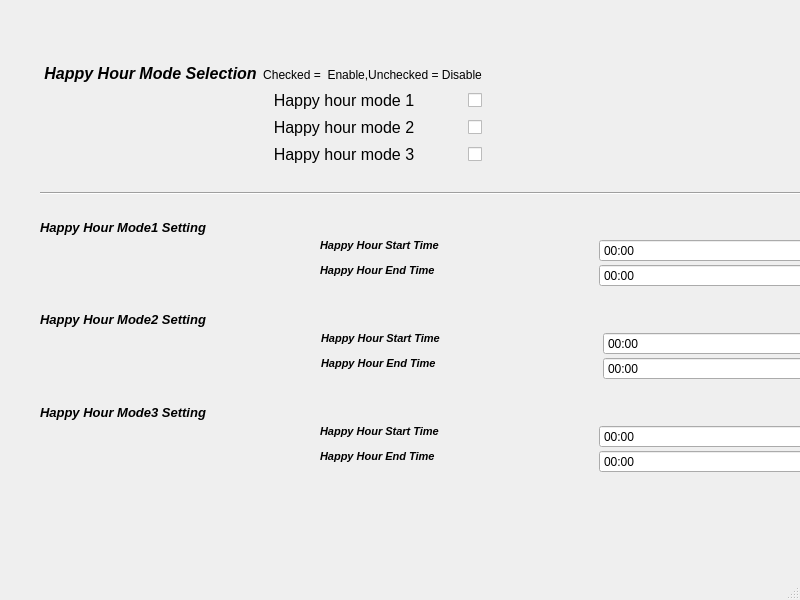
<?xml version="1.0" encoding="UTF-8"?>
<ui version="4.0">
 <class>wbsdHappyHour</class>
 <widget class="QMainWindow" name="wbsdHappyHour">
  <property name="geometry">
   <rect>
    <x>0</x>
    <y>0</y>
    <width>800</width>
    <height>600</height>
   </rect>
  </property>
  <property name="windowTitle">
   <string>Happy hour setting</string>
  </property>
  <widget class="QWidget" name="centralwidget">
   <widget class="QWidget" name="verticalLayoutWidget">
    <property name="geometry">
     <rect>
      <x>40</x>
      <y>40</y>
      <width>878</width>
      <height>461</height>
     </rect>
    </property>
    <layout class="QVBoxLayout" name="verticalLayout">
     <property name="spacing">
      <number>1</number>
     </property>
     <item>
      <layout class="QGridLayout" name="gridLayout1">
       <property name="sizeConstraint">
        <enum>QLayout::SetDefaultConstraint</enum>
       </property>
       <property name="verticalSpacing">
        <number>2</number>
       </property>
       <item row="1" column="1">
        <widget class="QCheckBox" name="chb_mode1">
         <property name="font">
          <font>
           <pointsize>12</pointsize>
          </font>
         </property>
         <property name="layoutDirection">
          <enum>Qt::RightToLeft</enum>
         </property>
         <property name="autoFillBackground">
          <bool>false</bool>
         </property>
         <property name="text">
          <string>Happy hour mode 1           </string>
         </property>
         <property name="tristate">
          <bool>false</bool>
         </property>
        </widget>
       </item>
       <item row="2" column="1">
        <widget class="QCheckBox" name="chb_mode2">
         <property name="font">
          <font>
           <pointsize>12</pointsize>
          </font>
         </property>
         <property name="layoutDirection">
          <enum>Qt::RightToLeft</enum>
         </property>
         <property name="text">
          <string>Happy hour mode 2           </string>
         </property>
        </widget>
       </item>
       <item row="3" column="1">
        <widget class="QCheckBox" name="chb_mode3">
         <property name="font">
          <font>
           <pointsize>12</pointsize>
          </font>
         </property>
         <property name="layoutDirection">
          <enum>Qt::RightToLeft</enum>
         </property>
         <property name="text">
          <string>Happy hour mode 3           </string>
         </property>
        </widget>
       </item>
       <item row="1" column="2">
        <spacer name="horizontalSpacer_2">
         <property name="orientation">
          <enum>Qt::Horizontal</enum>
         </property>
         <property name="sizeHint" stdset="0">
          <size>
           <width>40</width>
           <height>20</height>
          </size>
         </property>
        </spacer>
       </item>
       <item row="0" column="1">
        <widget class="QLabel" name="label_11">
         <property name="text">
          <string>Checked =  Enable,Unchecked = Disable</string>
         </property>
         <property name="alignment">
          <set>Qt::AlignCenter</set>
         </property>
        </widget>
       </item>
       <item row="0" column="0">
        <widget class="QLabel" name="label">
         <property name="sizePolicy">
          <sizepolicy hsizetype="Preferred" vsizetype="Fixed">
           <horstretch>0</horstretch>
           <verstretch>0</verstretch>
          </sizepolicy>
         </property>
         <property name="minimumSize">
          <size>
           <width>0</width>
           <height>22</height>
          </size>
         </property>
         <property name="font">
          <font>
           <pointsize>12</pointsize>
           <weight>75</weight>
           <italic>true</italic>
           <bold>true</bold>
          </font>
         </property>
         <property name="text">
          <string> Happy Hour Mode Selection </string>
         </property>
         <property name="textFormat">
          <enum>Qt::AutoText</enum>
         </property>
         <property name="scaledContents">
          <bool>false</bool>
         </property>
         <property name="alignment">
          <set>Qt::AlignLeading|Qt::AlignLeft|Qt::AlignTop</set>
         </property>
         <property name="wordWrap">
          <bool>false</bool>
         </property>
         <property name="margin">
          <number>-1</number>
         </property>
        </widget>
       </item>
      </layout>
     </item>
     <item>
      <widget class="Line" name="line">
       <property name="orientation">
        <enum>Qt::Horizontal</enum>
       </property>
      </widget>
     </item>
     <item>
      <layout class="QGridLayout" name="gridLayout2">
       <property name="verticalSpacing">
        <number>2</number>
       </property>
       <item row="2" column="1">
        <widget class="QLabel" name="label_4">
         <property name="font">
          <font>
           <pointsize>8</pointsize>
           <weight>75</weight>
           <italic>true</italic>
           <bold>true</bold>
          </font>
         </property>
         <property name="text">
          <string>Happy Hour End Time</string>
         </property>
         <property name="textFormat">
          <enum>Qt::AutoText</enum>
         </property>
         <property name="scaledContents">
          <bool>false</bool>
         </property>
         <property name="alignment">
          <set>Qt::AlignLeading|Qt::AlignLeft|Qt::AlignTop</set>
         </property>
         <property name="wordWrap">
          <bool>false</bool>
         </property>
         <property name="margin">
          <number>-1</number>
         </property>
        </widget>
       </item>
       <item row="0" column="0">
        <widget class="QLabel" name="label_2">
         <property name="sizePolicy">
          <sizepolicy hsizetype="Preferred" vsizetype="Fixed">
           <horstretch>0</horstretch>
           <verstretch>0</verstretch>
          </sizepolicy>
         </property>
         <property name="minimumSize">
          <size>
           <width>0</width>
           <height>17</height>
          </size>
         </property>
         <property name="font">
          <font>
           <pointsize>10</pointsize>
           <weight>75</weight>
           <italic>true</italic>
           <bold>true</bold>
          </font>
         </property>
         <property name="text">
          <string>Happy Hour Mode1 Setting</string>
         </property>
         <property name="textFormat">
          <enum>Qt::AutoText</enum>
         </property>
         <property name="scaledContents">
          <bool>false</bool>
         </property>
         <property name="alignment">
          <set>Qt::AlignLeading|Qt::AlignLeft|Qt::AlignTop</set>
         </property>
         <property name="wordWrap">
          <bool>false</bool>
         </property>
         <property name="margin">
          <number>-1</number>
         </property>
        </widget>
       </item>
       <item row="1" column="1">
        <widget class="QLabel" name="label_3">
         <property name="font">
          <font>
           <pointsize>8</pointsize>
           <weight>75</weight>
           <italic>true</italic>
           <bold>true</bold>
          </font>
         </property>
         <property name="text">
          <string>Happy Hour Start Time</string>
         </property>
         <property name="textFormat">
          <enum>Qt::AutoText</enum>
         </property>
         <property name="scaledContents">
          <bool>false</bool>
         </property>
         <property name="alignment">
          <set>Qt::AlignLeading|Qt::AlignLeft|Qt::AlignTop</set>
         </property>
         <property name="wordWrap">
          <bool>false</bool>
         </property>
         <property name="margin">
          <number>-1</number>
         </property>
        </widget>
       </item>
       <item row="1" column="2">
        <widget class="QTimeEdit" name="mode1_tes">
         <property name="displayFormat">
          <string>HH:mm</string>
         </property>
        </widget>
       </item>
       <item row="2" column="2">
        <widget class="QTimeEdit" name="mode1_tee">
         <property name="displayFormat">
          <string>HH:mm</string>
         </property>
        </widget>
       </item>
       <item row="1" column="3">
        <spacer name="horizontalSpacer">
         <property name="orientation">
          <enum>Qt::Horizontal</enum>
         </property>
         <property name="sizeType">
          <enum>QSizePolicy::Minimum</enum>
         </property>
         <property name="sizeHint" stdset="0">
          <size>
           <width>40</width>
           <height>20</height>
          </size>
         </property>
        </spacer>
       </item>
      </layout>
     </item>
     <item>
      <layout class="QGridLayout" name="gridLayout3">
       <property name="horizontalSpacing">
        <number>6</number>
       </property>
       <property name="verticalSpacing">
        <number>2</number>
       </property>
       <item row="1" column="1">
        <widget class="QLabel" name="label_5">
         <property name="font">
          <font>
           <pointsize>8</pointsize>
           <weight>75</weight>
           <italic>true</italic>
           <bold>true</bold>
          </font>
         </property>
         <property name="text">
          <string>Happy Hour Start Time</string>
         </property>
         <property name="textFormat">
          <enum>Qt::AutoText</enum>
         </property>
         <property name="scaledContents">
          <bool>false</bool>
         </property>
         <property name="alignment">
          <set>Qt::AlignLeading|Qt::AlignLeft|Qt::AlignTop</set>
         </property>
         <property name="wordWrap">
          <bool>false</bool>
         </property>
         <property name="margin">
          <number>-1</number>
         </property>
        </widget>
       </item>
       <item row="1" column="2">
        <widget class="QTimeEdit" name="mode2_tes">
         <property name="displayFormat">
          <string>HH:mm</string>
         </property>
        </widget>
       </item>
       <item row="0" column="0">
        <widget class="QLabel" name="label_6">
         <property name="sizePolicy">
          <sizepolicy hsizetype="Preferred" vsizetype="Fixed">
           <horstretch>0</horstretch>
           <verstretch>0</verstretch>
          </sizepolicy>
         </property>
         <property name="minimumSize">
          <size>
           <width>0</width>
           <height>18</height>
          </size>
         </property>
         <property name="font">
          <font>
           <pointsize>10</pointsize>
           <weight>75</weight>
           <italic>true</italic>
           <bold>true</bold>
          </font>
         </property>
         <property name="text">
          <string>Happy Hour Mode2 Setting</string>
         </property>
         <property name="textFormat">
          <enum>Qt::AutoText</enum>
         </property>
         <property name="scaledContents">
          <bool>false</bool>
         </property>
         <property name="alignment">
          <set>Qt::AlignLeading|Qt::AlignLeft|Qt::AlignTop</set>
         </property>
         <property name="wordWrap">
          <bool>false</bool>
         </property>
         <property name="margin">
          <number>-1</number>
         </property>
        </widget>
       </item>
       <item row="2" column="2">
        <widget class="QTimeEdit" name="mod2_tee">
         <property name="displayFormat">
          <string>HH:mm</string>
         </property>
        </widget>
       </item>
       <item row="2" column="1">
        <widget class="QLabel" name="label_7">
         <property name="font">
          <font>
           <pointsize>8</pointsize>
           <weight>75</weight>
           <italic>true</italic>
           <bold>true</bold>
          </font>
         </property>
         <property name="text">
          <string>Happy Hour End Time</string>
         </property>
         <property name="textFormat">
          <enum>Qt::AutoText</enum>
         </property>
         <property name="scaledContents">
          <bool>false</bool>
         </property>
         <property name="alignment">
          <set>Qt::AlignLeading|Qt::AlignLeft|Qt::AlignTop</set>
         </property>
         <property name="wordWrap">
          <bool>false</bool>
         </property>
         <property name="margin">
          <number>-1</number>
         </property>
        </widget>
       </item>
       <item row="1" column="3">
        <spacer name="horizontalSpacer_3">
         <property name="orientation">
          <enum>Qt::Horizontal</enum>
         </property>
         <property name="sizeType">
          <enum>QSizePolicy::Minimum</enum>
         </property>
         <property name="sizeHint" stdset="0">
          <size>
           <width>40</width>
           <height>20</height>
          </size>
         </property>
        </spacer>
       </item>
      </layout>
     </item>
     <item>
      <layout class="QGridLayout" name="gridLayout4">
       <property name="verticalSpacing">
        <number>2</number>
       </property>
       <item row="1" column="1">
        <widget class="QLabel" name="label_8">
         <property name="font">
          <font>
           <pointsize>8</pointsize>
           <weight>75</weight>
           <italic>true</italic>
           <bold>true</bold>
          </font>
         </property>
         <property name="text">
          <string>Happy Hour Start Time</string>
         </property>
         <property name="textFormat">
          <enum>Qt::AutoText</enum>
         </property>
         <property name="scaledContents">
          <bool>false</bool>
         </property>
         <property name="alignment">
          <set>Qt::AlignLeading|Qt::AlignLeft|Qt::AlignTop</set>
         </property>
         <property name="wordWrap">
          <bool>false</bool>
         </property>
         <property name="margin">
          <number>-1</number>
         </property>
        </widget>
       </item>
       <item row="1" column="2">
        <widget class="QTimeEdit" name="mod3_tes">
         <property name="displayFormat">
          <string>HH:mm</string>
         </property>
        </widget>
       </item>
       <item row="0" column="0">
        <widget class="QLabel" name="label_9">
         <property name="sizePolicy">
          <sizepolicy hsizetype="Preferred" vsizetype="Fixed">
           <horstretch>0</horstretch>
           <verstretch>0</verstretch>
          </sizepolicy>
         </property>
         <property name="minimumSize">
          <size>
           <width>0</width>
           <height>18</height>
          </size>
         </property>
         <property name="font">
          <font>
           <pointsize>10</pointsize>
           <weight>75</weight>
           <italic>true</italic>
           <bold>true</bold>
          </font>
         </property>
         <property name="text">
          <string>Happy Hour Mode3 Setting</string>
         </property>
         <property name="textFormat">
          <enum>Qt::AutoText</enum>
         </property>
         <property name="scaledContents">
          <bool>false</bool>
         </property>
         <property name="alignment">
          <set>Qt::AlignLeading|Qt::AlignLeft|Qt::AlignTop</set>
         </property>
         <property name="wordWrap">
          <bool>false</bool>
         </property>
         <property name="margin">
          <number>-1</number>
         </property>
        </widget>
       </item>
       <item row="2" column="2">
        <widget class="QTimeEdit" name="mod3_tee">
         <property name="displayFormat">
          <string>HH:mm</string>
         </property>
        </widget>
       </item>
       <item row="2" column="1">
        <widget class="QLabel" name="label_10">
         <property name="font">
          <font>
           <pointsize>8</pointsize>
           <weight>75</weight>
           <italic>true</italic>
           <bold>true</bold>
          </font>
         </property>
         <property name="text">
          <string>Happy Hour End Time</string>
         </property>
         <property name="textFormat">
          <enum>Qt::AutoText</enum>
         </property>
         <property name="scaledContents">
          <bool>false</bool>
         </property>
         <property name="alignment">
          <set>Qt::AlignLeading|Qt::AlignLeft|Qt::AlignTop</set>
         </property>
         <property name="wordWrap">
          <bool>false</bool>
         </property>
         <property name="margin">
          <number>-1</number>
         </property>
        </widget>
       </item>
       <item row="1" column="3">
        <spacer name="horizontalSpacer_4">
         <property name="orientation">
          <enum>Qt::Horizontal</enum>
         </property>
         <property name="sizeType">
          <enum>QSizePolicy::Minimum</enum>
         </property>
         <property name="sizeHint" stdset="0">
          <size>
           <width>40</width>
           <height>20</height>
          </size>
         </property>
        </spacer>
       </item>
      </layout>
     </item>
    </layout>
   </widget>
  </widget>
  <widget class="QMenuBar" name="menubar">
   <property name="geometry">
    <rect>
     <x>0</x>
     <y>0</y>
     <width>800</width>
     <height>21</height>
    </rect>
   </property>
  </widget>
  <widget class="QStatusBar" name="statusbar"/>
 </widget>
 <resources/>
 <connections/>
</ui>
